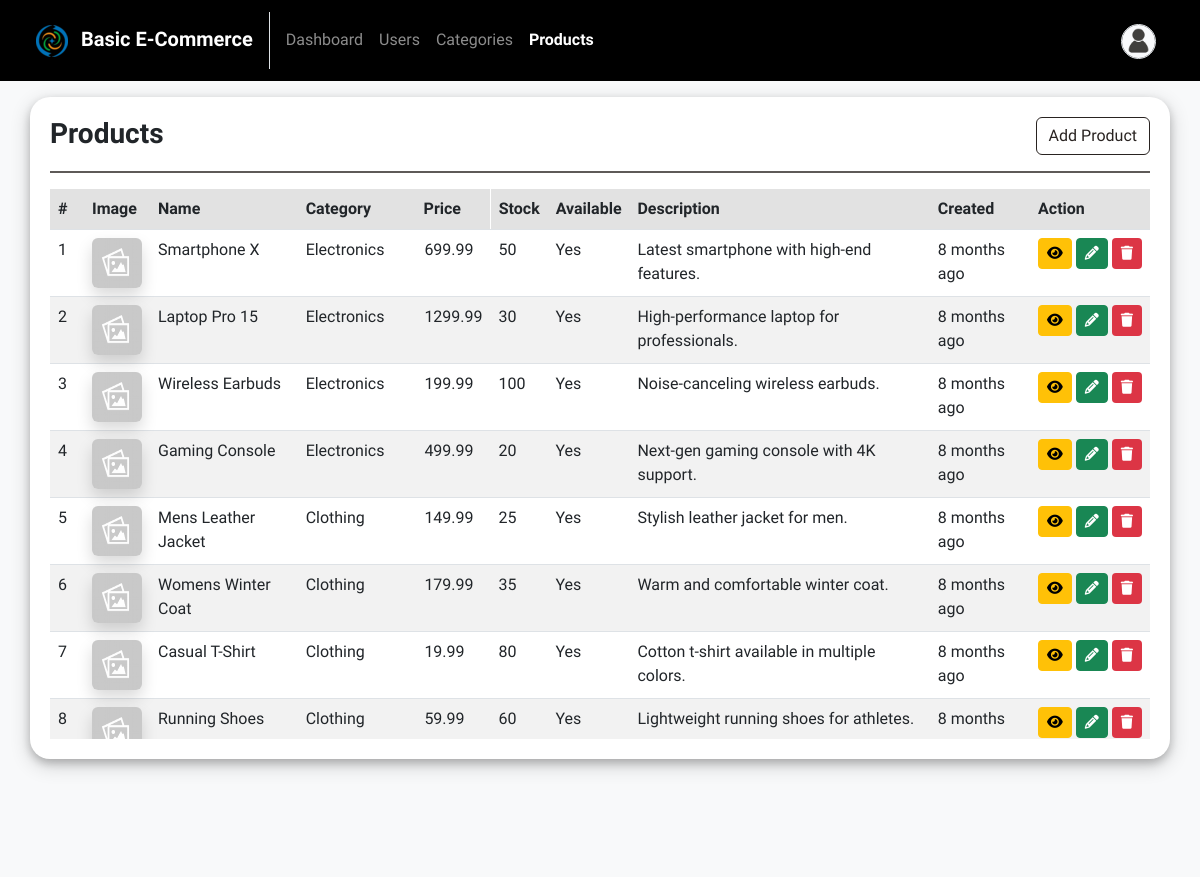
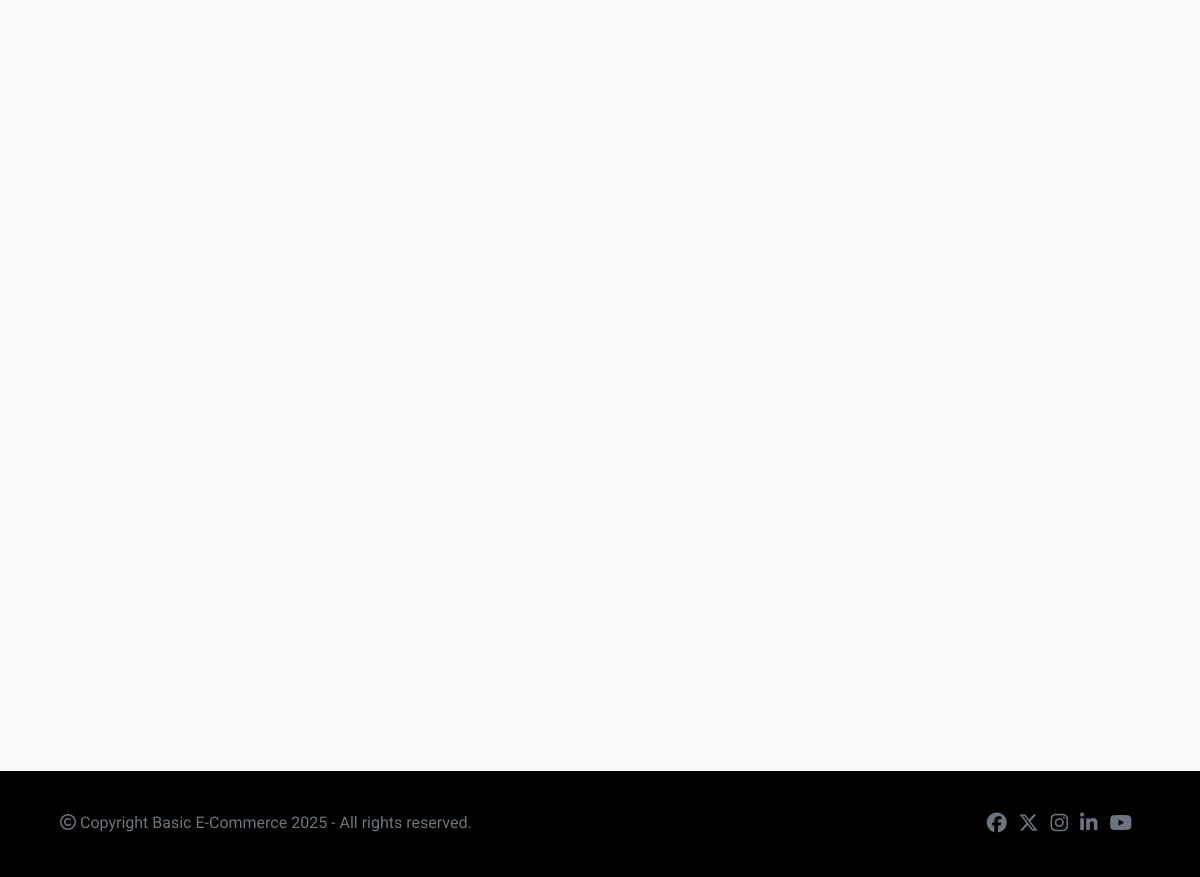
/admin/products.php (signed in), run on the app's committed database (2 pictures, top to bottom).
### tables this page shows
CREATE TABLE `products` (
  `id` INT AUTO_INCREMENT PRIMARY KEY,
  `category_id` INT DEFAULT NULL,
  `name` VARCHAR(255) NOT NULL,
  `description` TEXT NOT NULL,
  `price` DECIMAL(10,2) NOT NULL,
  `stock` INT NOT NULL DEFAULT 0,
  `is_available` CHAR(1) NOT NULL DEFAULT '1',
  `image` VARCHAR(255) DEFAULT NULL,
  `created_at` DATETIME NOT NULL DEFAULT current_timestamp(),
  FOREIGN KEY (`category_id`) REFERENCES `categories`(`id`) ON DELETE SET NULL
);

CREATE TABLE `categories` (
  `id` INT AUTO_INCREMENT PRIMARY KEY,
  `name` varchar(255) NOT NULL,
  `description` text NOT NULL,
  `image` varchar(255) DEFAULT NULL,
  `created_at` datetime NOT NULL DEFAULT current_timestamp()
);

### includes/helpers.php (called while the page is built, shortened)
<?php
function timestampToCustomHumanReadable($timestamp) {
    $currentTimestamp = time();
    $timeDifference = abs($currentTimestamp - $timestamp);
    $secondsPerMinute = 60;
    $secondsPerHour = $secondsPerMinute * 60;
    $secondsPerDay = $secondsPerHour * 24;
    $secondsPerWeek = $secondsPerDay * 7;
    $secondsPerMonth = $secondsPerDay * 30;
    $secondsPerYear = $secondsPerDay * 365;
    if ($timeDifference >= $secondsPerYear) {
        $years = floor($timeDifference / $secondsPerYear);
        return $years . " year" . ($years > 1 ? "s" : "") . " ago";
    } elseif ($timeDifference >= $secondsPerMonth) {
        $months = floor($timeDifference / $secondsPerMonth);
        return $months . " month" . ($months > 1 ? "s" : "") . " ago";
    } elseif ($timeDifference >= $secondsPerWeek) {
        $weeks = floor($timeDifference / $secondsPerWeek);
        return $weeks . " week" . ($weeks > 1 ? "s" : "") . " ago";
    } elseif ($timeDifference >= $secondsPerDay) {
        $days = floor($timeDifference / $secondsPerDay);
        return $days . " day" . ($days > 1 ? "s" : "") . " ago";
    } elseif ($timeDifference >= $secondsPerHour) {
        $hours = floor($timeDifference / $secondsPerHour);
        return $hours . " hour" . ($hours > 1 ? "s" : "") . " ago";
    } else {
        $minutes = floor($timeDifference / $secondsPerMinute);
        return $minutes . " minute" . ($minutes > 1 ? "s" : "") . " ago";
    }
}
?>

### admin/products.php (the view, shortened to what this page needs)
<?php
include("../includes/db-connection.php");
include("../includes/helpers.php");
?>
<!DOCTYPE html>
<html lang="en">
<head>
    <?php include("../includes/head-contents.php"); ?>
</head>
<body>
    <?php include("navbar.php"); ?>
    <div class="container mt-1 mb-5">
        <div class="row">
            <div class="box">
                <div class="row">
                    <div class="col-8">
                        <h3 class="fw-bold my-0">Products</h3>
                    </div>
                    <div class="col-4 text-end">
                        <a href="product-create.php" class="btn btn-outline-danger">Add Product</a>
                    </div>
                </div>
                <hr>
                <div class="table-responsive crud-table">
                <?php
                $sql = "SELECT p.*, c.name AS category FROM products p
                        INNER JOIN categories c ON c.id = p.category_id
                        ORDER BY created_at DESC";
                $stmt = $conn->prepare($sql);
                $stmt->execute();
                $result = $stmt->get_result();
                if($result->num_rows > 0) { ?>
                <table class="table table-striped">
                    <tr class="sticky-header">
                        <th>#</th>
                        <th>Image</th>
                        <th>Name</th>
                        <th>Category</th>
                        <th>Price</th>
                        <th>Stock</th>
                        <th>Available</th>
                        <th>Description</th>
                        <th>Created</th>
                        <th>Action</th>
                    </tr>
                    <?php $i = 1; while($product = $result->fetch_assoc()) { ?>
                        <tr>
                        <td><?php echo $i++; ?></td>
                        <td>
                            <img src="<?php echo !empty($product['image']) ? '../uploads/' . $product['image'] : '../images/placeholder.png'; ?>" class="shadow rounded">
                        </td>
                        <td><?php echo $product['name'] ?></td>
                        <td><?php echo $product['category'] ?></td>
                        <td><?php echo $product['price'] ?></td>
                        <td><?php echo $product['stock'] ?></td>
                        <td><?php echo ($product['is_available'] == 1) ? "Yes" : "No" ?></td>
                        <td>
                            <?php
                                $description = $product['description'];
                                echo strlen($description) > 70 ? substr($description, 0, 70) . '...' : $description;
                            ?>
                        </td>
                        <td><?php echo timestampToCustomHumanReadable(strtotime($product['created_at'])) ?></td>
                        <td class="action-column">
                            <a href="product-view.php?id=<?php echo $product['id'] ?>" class="btn btn-warning btn-sm" title="View"><i class="fa fa-eye"></i></a>
                            <a href="product-update.php?id=<?php echo $product['id'] ?>" class="btn btn-success btn-sm" title="Edit"><i class="fa fa-pencil"></i></a>
                            <form action="product-delete.php" method="POST" class="d-inline-block">
                                <button type="submit" name="delete" class="btn btn-trash btn-sm" title="Delete" onclick="return confirm('Are you sure you want to remove this record?');"><i class="fa fa-trash"></i></button>
                            </form>
                        </td>
                    </tr>
                    <?php } ?>
                </table>
                <?php } else { ?>
                    <span class="fw-bold">No record found!</span>
                <?php } ?>
                </div>
            </div>
        </div>
    </div>
    <?php include("../includes/footer.php"); ?>
</body>
</html>

### css/styles.css (style rules this page uses)
:root { --mainColor: #292321; --bodyBackgroundColor: #f8f9fa; --buttonHoverColor: #0a0a0a; --formControlFocusBorderColor: rgba(33, 37, 41, 0.3); --formControlFocusShadowColor: rgba(33, 37, 41, 0.6); --navbarBackgroundColor: #000000; --footerBackgroundColor: #000000; }
* { font-family: 'Cabin', Helvetica, sans-serif; }
body { min-height: 100vh; position: relative; margin: 0; padding-bottom: 100px; box-sizing: border-box; background-color: var(--bodyBackgroundColor); }
.box { box-shadow: 0 4px 8px 0 rgba(0, 0, 0, 0.2), 0 6px 20px 0 rgba(0, 0, 0, 0.19); padding: 20px; border-radius: 20px; background-color: #ffffff; }
hr { border: 1.5px solid var(--mainColor); opacity: 75%; }
.btn-outline-danger { border-color: var(--mainColor) !important; }
.text-danger, .btn-outline-danger { color: var(--mainColor) !important; }
.crud-table { min-height: 250px !important; max-height: 550px !important; }
.crud-table img { width: 50px; height: 50px; }
.crud-table .action-column { white-space: nowrap; }
.btn-trash { background-color: #dc3545 !important; color:#fff !important; }
.crud-table .sticky-header th { position: sticky; top: 0; z-index: 1; background-color: #eeeeee; }

### data on the page
products: name "Smartphone X", category.name "Electronics", price "699.99", stock "50", is_available "Yes", description "Latest smartphone with high-end features.", created_at "8 months ago"
products: name "Laptop Pro 15", category.name "Electronics", price "1299.99", stock "30", is_available "Yes", description "High-performance laptop for professionals.", created_at "8 months ago"
products: name "Wireless Earbuds", category.name "Electronics", price "199.99", stock "100", is_available "Yes", description "Noise-canceling wireless earbuds.", created_at "8 months ago"
products: name "Gaming Console", category.name "Electronics", price "499.99", stock "20", is_available "Yes", description "Next-gen gaming console with 4K support.", created_at "8 months ago"
products: name "Mens Leather Jacket", category.name "Clothing", price "149.99", stock "25", is_available "Yes", description "Stylish leather jacket for men.", created_at "8 months ago"
products: name "Womens Winter Coat", category.name "Clothing", price "179.99", stock "35", is_available "Yes", description "Warm and comfortable winter coat.", created_at "8 months ago"
products: name "Casual T-Shirt", category.name "Clothing", price "19.99", stock "80", is_available "Yes", description "Cotton t-shirt available in multiple colors.", created_at "8 months ago"
products: name "Running Shoes", category.name "Clothing", price "59.99", stock "60", is_available "Yes", description "Lightweight running shoes for athletes.", created_at "8 months…"

### other printed values
WEBSITE_NAME "Basic E-Commerce"
